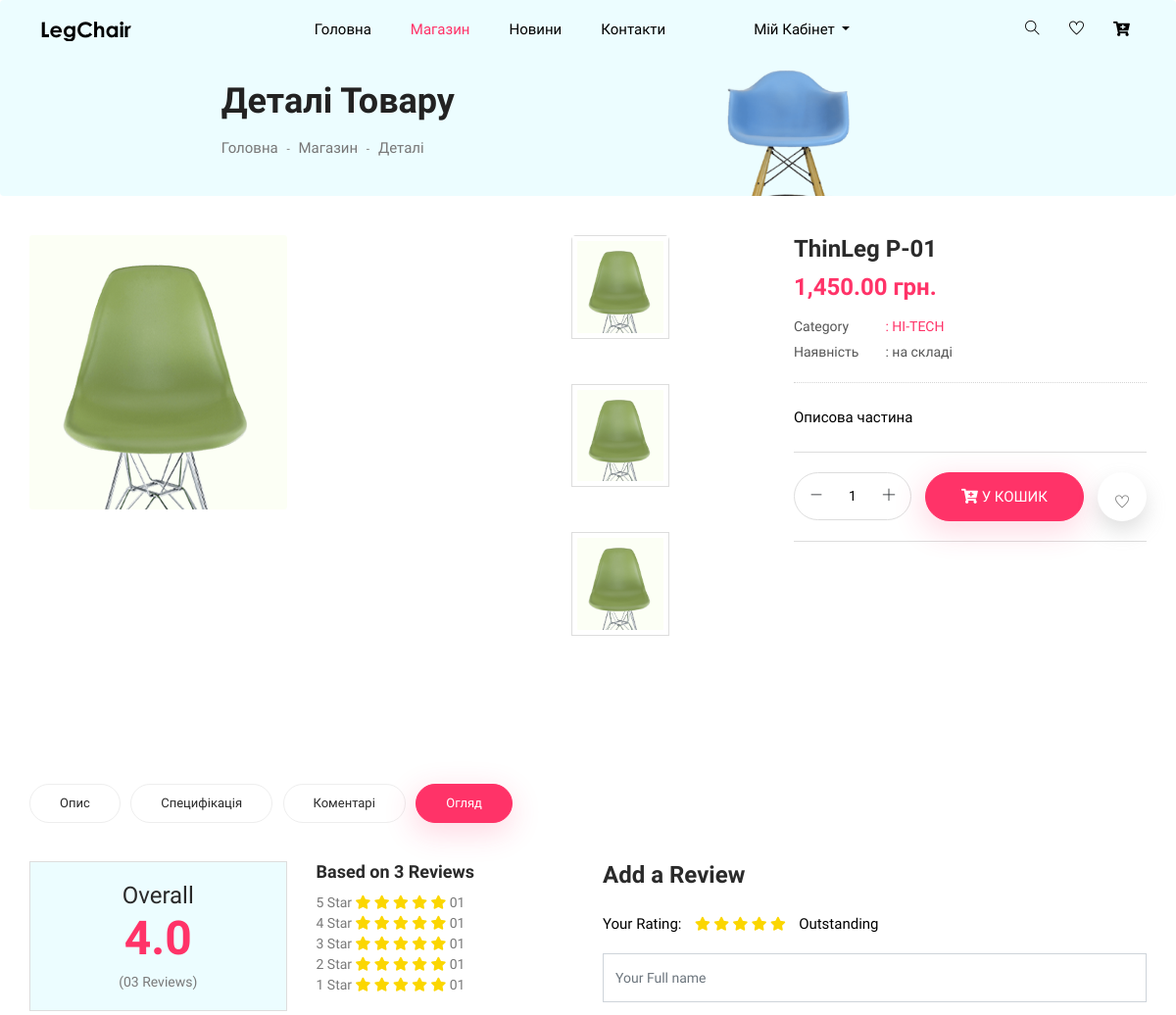
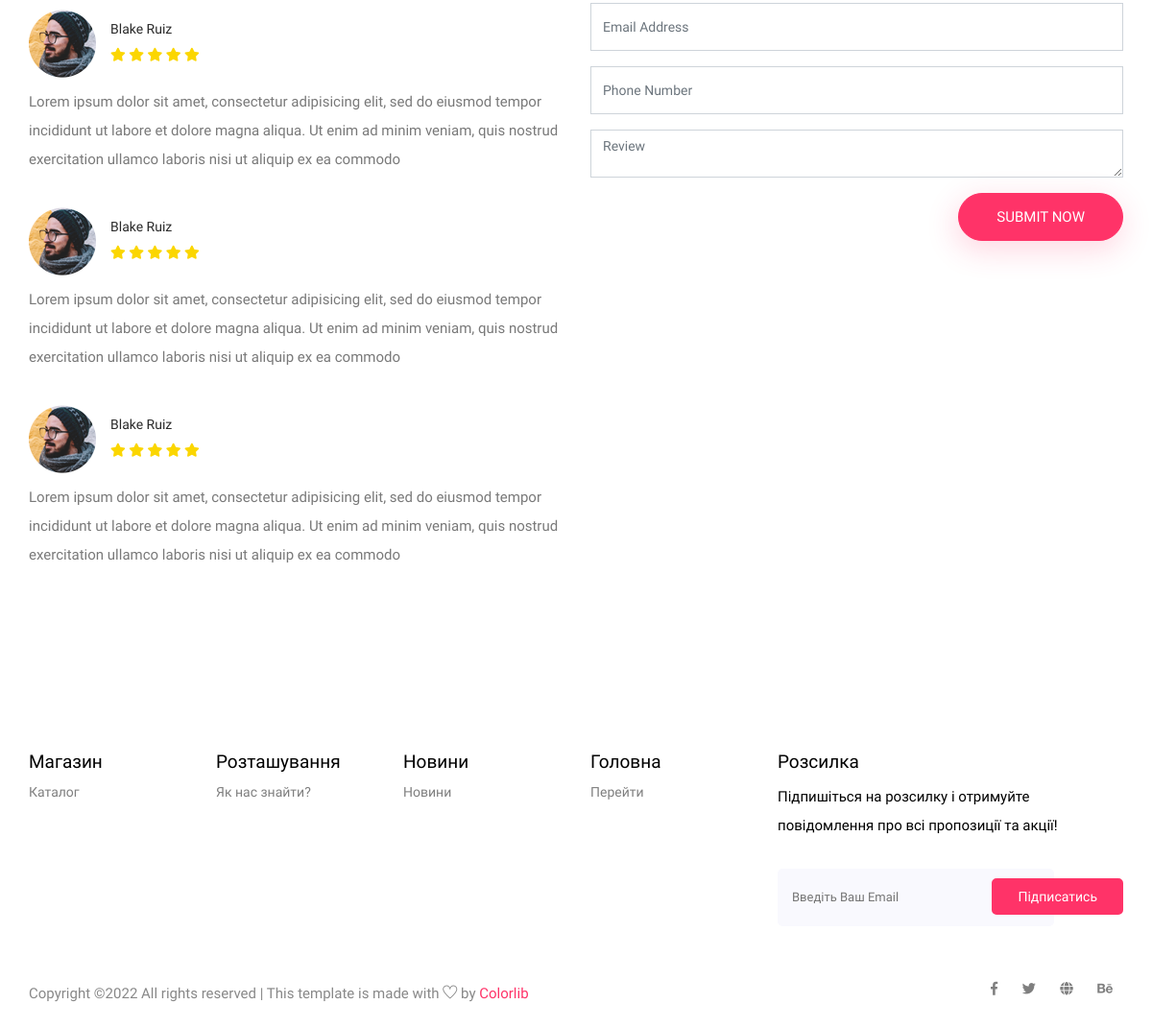
Page /store/detail/1 on the committed database (2 pictures, top to bottom).
### store/models.py (models this page shows, shortened)
class Product(models.Model):
    name = models.CharField(max_length=100, unique=True, null=False)
    about = models.TextField(max_length=500, null=False)
    photo = models.FileField(upload_to='products/', null=False)
    price = models.FloatField(null=False, default=1000)
    count = models.IntegerField(null=False, default=1)
    producer = models.ForeignKey(Producer, on_delete=models.CASCADE)
    category = models.ForeignKey(Category, on_delete=models.CASCADE)
    color = models.ForeignKey(Color, on_delete=models.CASCADE)

class Category(models.Model):
    name = models.CharField(max_length=100, unique=True, null=False)

### store/views.py (the view)
# urls.py: re_path(r'^detail/(?P<item>[0-9]+)$', detail),
def detail(request, item: str):
    return render(request, 'store/detail.html', {
        'item': Product.objects.get(id=item),
        'page_title': 'Деталі товару',
        'page': 1
    })

### templates/store/detail.html (shortened to what this page needs)
{% extends 'layouts/base.html' %}
{% block content %}
{% load static %}
    <section class="breadcrumb breadcrumb_bg">
        <div class="container">
            <div class="row justify-content-center">
                <div class="col-lg-8">
                    <div class="breadcrumb_iner">
                        <div class="breadcrumb_iner_item">
                            <h2>{{ page_title }}</h2>
                            <p><a href="/">Головна</a> <span>-</span> <a href="/store">Магазин</a> <span>-</span> Деталі</p>
                        </div>
                    </div>
                </div>
            </div>
        </div>
    </section>
    <div class="product_image_area section_padding">
        <div class="container">
            <div class="row s_product_inner justify-content-between">
                <div class="col-lg-7 col-xl-7">
                    <div class="product_slider_img">
                        <div id="vertical">
                            <div data-thumb="../../media/{{ item.photo }}">
                                <img src="../../media/{{ item.photo }}" />
                            </div>
                        </div>
                    </div>
                </div>
                <div class="col-lg-5 col-xl-4">
                    <div class="s_product_text">
                        <h3>{{ item.name }}</h3>
                        <h2>{{ item.price|floatformat:"2g" }} грн.</h2>
                        <ul class="list">
                        <li>
                            <a class="active" href="#">
                            <span>Category</span> : {{ item.category.name }}</a>
                        </li>
                        <li>
                            <a href="#"> <span>Наявність</span> : на складі</a>
                        </li>
                        </ul>
                        <p>{{ item.about }}</p>
                        <div class="card_area cart-wish d-flex justify-content-between align-items-center" id="{{ item.id }}">
                            <div class="product_count">
                                <span class="inumber-decrement"> <i class="ti-minus"></i></span>
                                <input class="input-number" type="text" value="1" min="0" max="10">
                                <span class="number-increment"> <i class="ti-plus"></i></span>
                            </div>
                            <button class="add_cart btn_3"><i class="fas fa-cart-plus"></i> у кошик</button>
                            <button class="add_wish like_us"> <i class="ti-heart"></i> </button>
                        </div>
                    </div>
                </div>
            </div>
        </div>
    </div>
    <section class="product_description_area">
        <div class="container">
        <ul class="nav nav-tabs" id="myTab" role="tablist">
            <li class="nav-item">
            <a class="nav-link" id="home-tab" data-toggle="tab" href="#home" role="tab" aria-controls="home"
                aria-selected="true">Опис</a>
            </li>
            <li class="nav-item">
            <a class="nav-link" id="profile-tab" data-toggle="tab" href="#profile" role="tab" aria-controls="profile"
                aria-selected="false">Специфікація</a>
            </li>
            <li class="nav-item">
            <a class="nav-link" id="contact-tab" data-toggle="tab" href="#contact" role="tab" aria-controls="contact"
                aria-selected="false">Коментарі</a>
            </li>
            <li class="nav-item">
            <a class="nav-link active" id="review-tab" data-toggle="tab" href="#review" role="tab" aria-controls="review"
                aria-selected="false">Огляд</a>
            </li>
        </ul>
        <div class="tab-content" id="myTabContent">
            <div class="tab-pane fade show active" id="review" role="tabpanel" aria-labelledby="review-tab">
            <div class="row">
                <div class="col-lg-6">
                <div class="row total_rate">
                    <div class="col-6">
                    <div class="box_total">
                        <h5>Overall</h5>
                        <h4>4.0</h4>
                        <h6>(03 Reviews)</h6>
                    </div>
                    </div>
                    <div class="col-6">
                    <div class="rating_list">
                        <h3>Based on 3 Reviews</h3>
                        <ul class="list">
                        <li>
                            <a href="#">5 Star
                            <i class="fa fa-star"></i>
                            <i class="fa fa-star"></i>
                            <i class="fa fa-star"></i>
                            <i class="fa fa-star"></i>
                            <i class="fa fa-star"></i> 01</a>
                        </li>
                        <li>
                            <a href="#">4 Star
                            <i class="fa fa-star"></i>
                            <i class="fa fa-star"></i>
                            <i class="fa fa-star"></i>
                            <i class="fa fa-star"></i>
                            <i class="fa fa-star"></i> 01</a>
                        </li>
                        <li>
                            <a href="#">3 Star
                            <i class="fa fa-star"></i>
                            <i class="fa fa-star"></i>
                            <i class="fa fa-star"></i>
                            <i class="fa fa-star"></i>
                            <i class="fa fa-star"></i> 01</a>
                        </li>
                        <li>
                            <a href="#">2 Star
                            <i class="fa fa-star"></i>
                            <i class="fa fa-star"></i>
                            <i class="fa fa-star"></i>
                            <i class="fa fa-star"></i>
                            <i class="fa fa-star"></i> 01</a>
                        </li>
                        <li>
                            <a href="#">1 Star
                            <i class="fa fa-star"></i>
                            <i class="fa fa-star"></i>
                            <i class="fa fa-star"></i>
                            <i class="fa fa-star"></i>
                            <i class="fa fa-star"></i> 01</a>
                        </li>
                        </ul>
                    </div>
                    </div>
                </div>
                <div class="review_list">
                    <div class="review_item">
                    <div class="media">
                        <div class="d-flex">
                        <img src="../../media/products/chart/review-1.png" alt="" />
                        </div>
                        <div class="media-body">
                        <h4>Blake Ruiz</h4>
                        <i class="fa fa-star"></i>
                        <i class="fa fa-star"></i>
                        <i class="fa fa-star"></i>
                        <i class="fa fa-star"></i>
                        <i class="fa fa-star"></i>
                        </div>
                    </div>
                    <p>
                        Lorem ipsum dolor sit amet, consectetur adipisicing elit,
                        sed do eiusmod tempor incididunt ut labore et dolore magna
                        aliqua. Ut enim ad minim veniam, quis nostrud exercitation
                        ullamco laboris nisi ut aliquip ex ea commodo
                    </p>
                    </div>
                    <div class="review_item">
                    <div class="media">
                        <div class="d-flex">
                        <img src="../../media/products/chart/review-1.png" alt="" />
                        </div>
                        <div class="media-body">
                        <h4>Blake Ruiz</h4>
                        <i class="fa fa-star"></i>
                        <i class="fa fa-star"></i>
                        <i class="fa fa-star"></i>
                        <i class="fa fa-star"></i>
                        <i class="fa fa-star"></i>
                        </div>
                    </div>
                    <p>
                        Lorem ipsum dolor sit amet, consectetur adipisicing elit,
                        sed do eiusmod tempor incididunt ut labore et dolore magna
                        aliqua. Ut enim ad minim veniam, quis nostrud exercitation
                        ullamco laboris nisi ut aliquip ex ea commodo
                    </p>
                    </div>
                    <div class="review_item">
                    <div class="media">
                        <div class="d-flex">
                        <img src="../../media/products/chart/review-1.png" alt="" />
                        </div>
                        <div class="media-body">
                        <h4>Blake Ruiz</h4>
                        <i class="fa fa-star"></i>
                        <i class="fa fa-star"></i>
                        <i class="fa fa-star"></i>
                        <i class="fa fa-star"></i>
                        <i class="fa fa-star"></i>
                        </div>
                    </div>
                    <p>
                        Lorem ipsum dolor sit amet, consectetur adipisicing elit,
                        sed do eiusmod tempor incididunt ut labore et dolore magna
                        aliqua. Ut enim ad minim veniam, quis nostrud exercitation
                        ullamco laboris nisi ut aliquip ex ea commodo
                    </p>
                    </div>
                </div>
                </div>
                <div class="col-lg-6">
                <div class="review_box">
                    <h4>Add a Review</h4>
                    <p>Your Rating:</p>
                    <ul class="list">
                    <li>
                        <a href="#">
                        <i class="fa fa-star"></i>
                        </a>
                    </li>
                    <li>
                        <a href="#">
                        <i class="fa fa-star"></i>
                        </a>
                    </li>
                    <li>
                        <a href="#">
                        <i class="fa fa-star"></i>
                        </a>
                    </li>
                    <li>
                        <a href="#">
                        <i class="fa fa-star"></i>
                        </a>
                    </li>
                    <li>
                        <a href="#">
                        <i class="fa fa-star"></i>
                        </a>
                    </li>
                    </ul>
                    <p>Outstanding</p>
                    <form class="row contact_form" action="contact_process.php" method="post" novalidate="novalidate">
                    <div class="col-md-12">
                        <div class="form-group">
                        <input type="text" class="form-control" name="name" placeholder="Your Full name" />
                        </div>
                    </div>
                    <div class="col-md-12">
                        <div class="form-group">
                        <input type="email" class="form-control" name="email" placeholder="Email Address" />
                        </div>
                    </div>
                    <div class="col-md-12">
                        <div class="form-group">
                        <input type="text" class="form-control" name="number" placeholder="Phone Number" />
                        </div>
                    </div>
                    <div class="col-md-12">
                        <div class="form-group">
                        <textarea class="form-control" name="message" rows="1" placeholder="Review"></textarea>
                        </div>
                    </div>
                    <div class="col-md-12 text-right">
                        <button type="submit" value="submit" class="btn_3">
                        Submit Now
                        </button>
                    </div>
                    </form>
                </div>
                </div>
            </div>
            </div>
        </div>
        </div>
    </section>
{% endblock %}

### static/css/all.css (style rules this page uses)
.fa, .fas, .far, .fal, .fab { -moz-osx-font-smoothing: grayscale; -webkit-font-smoothing: antialiased; display: inline-block; font-style: normal; font-variant: normal; text-rendering: auto; line-height: 1; }
.fa-cart-plus:before { content: "\f217"; }
.fa-star:before { content: "\f005"; }
.fa, .fas { font-family: 'Font Awesome 5 Free'; font-weight: 900; }

### rows in the picture
Product: photo (picture), name "ThinLeg P-01", price "1,450.00", category.name "HI-TECH", about "Описова частина"

### other values in the picture
{{ page_title }} "Деталі Товару"
